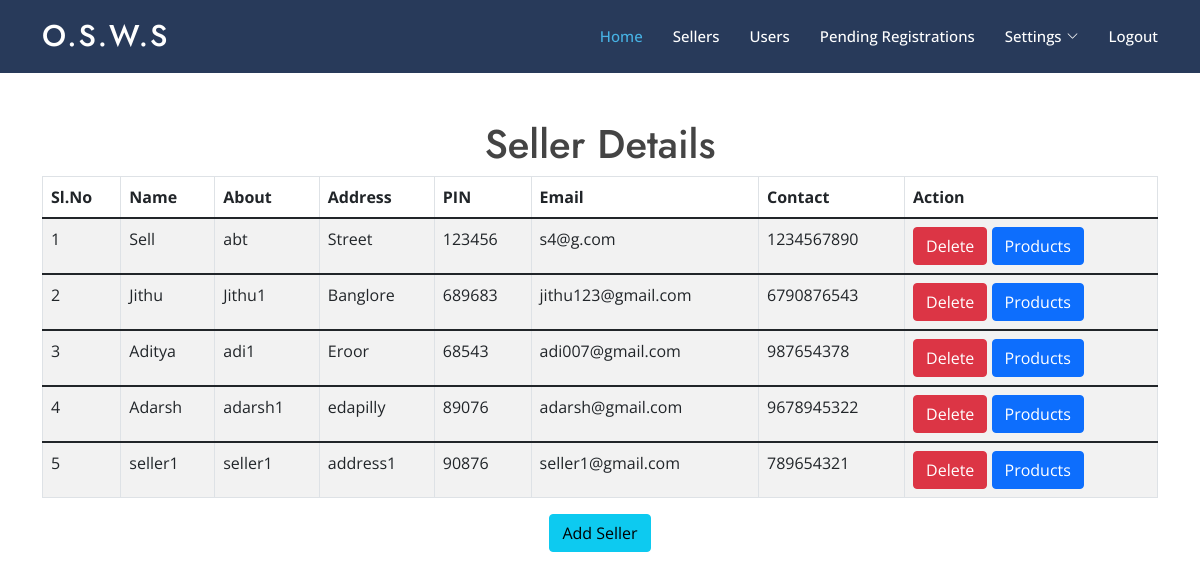
The page /admin_seller_details_view on the database its author committed.
### myapp/models.py (models this page shows, shortened)
class seller_details(models.Model):
    user_id = models.IntegerField()
    name = models.CharField(max_length=50)
    about = models.CharField(max_length=500)
    addr = models.CharField(max_length=500)
    pin = models.CharField(max_length=50)
    email = models.CharField(max_length=150)
    c_email = models.CharField(max_length=150)
    contact = models.CharField(max_length=15)
    status = models.CharField(max_length=10)

### myapp/views.py (the view)
# urls.py: path('admin_seller_details_view', views.admin_seller_details_view, name='admin_seller_details_view'),
def admin_seller_details_view(request):
    sd = seller_details.objects.all()
    context = {'seller_list': sd}
    return render(request, './myapp/admin_seller_details_view.html', context)

### myapp/templates/myapp/admin_seller_details_view.html (shortened to what this page needs)
{% extends 'myapp/admin_base.html' %}
{% load static %}
{% block body %}
<center><br><br><br><br><br>
    <h1>Seller Details</h1>
    <div class="container">
    <form role="form" name="frm" action="" method="post">
        <table class="table table-striped table-bordered auto-index">
            <thead class="thead-dark">
            <tr>
                <th>Sl.No</th>
                <th>Name</th>
                <th>About</th>
                <th>Address</th>
                <th>PIN</th>
                <th>Email</th>
                <th>Contact</th>
                <th>Action</th>
            </tr>
            </thead>
            {% for sl in seller_list %}
            <tbody>
            <tr>
                <td></td>
                <td>{{ sl.name }}</td>
                <td>{{ sl.about }}</td>
                <td>{{ sl.addr }}</td>
                <td>{{ sl.pin }}</td>
                <td>{{ sl.email }}</td>
                <td>{{ sl.contact }}</td>
                <td>
                    <a  class="btn btn-danger" href='../admin_seller_details_delete?id={{ sl.user_id }}'>Delete</a>
                    <a  class="btn btn-primary" href='../admin_product_master_view?user_id={{ sl.user_id }}'>Products</a>
                </td>
            </tr>
            <tbody>
            {% endfor %}
        </table>
             <button type="button" class="btn btn-info" onclick="location.href='{% url 'admin_seller_details_add'%}'">Add Seller</button></h1>
    </form>
    </div>
</center>
<br><br><br><br><br><br><br><br><br><br><br><br><br><br><br>
{% endblock %}

### myapp/static/myapp/assets/css/style.css (style rules this page uses)
body { font-family: "Open Sans", sans-serif; color: #444444; }
a { color: #47b2e4; text-decoration: none; }
h1, h2, h3, h4, h5, h6 { font-family: "Jost", sans-serif; }

### myapp/templates/myapp/admin_seller_details_view.html (style rules this page uses)
form { counter-reset: Serial; }
.auto-index td:first-child:before { counter-increment: Serial; content:counter(Serial); }

### rows shown on the page
seller_details: name "Sell", about "abt", addr "Street", pin "123456", email "s4@g.com", contact "1234567890"
seller_details: name "Jithu", about "Jithu1", addr "Banglore", pin "689683", email "jithu123@gmail.com", contact "6790876543"
seller_details: name "Aditya", about "adi1", addr "Eroor", pin "68543", email "adi007@gmail.com", contact "987654378"
seller_details: name "Adarsh", about "adarsh1", addr "edapilly", pin "89076", email "adarsh@gmail.com", contact "9678945322"
seller_details: name "seller1", about "seller1", addr "address1", pin "90876", email "seller1@gmail.com", contact "789654321"
